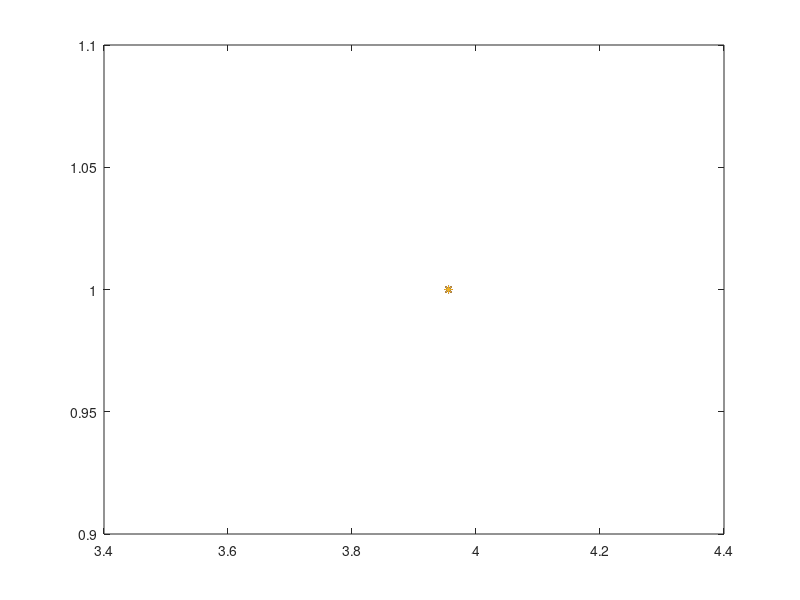

Write MATLAB code to recreate this figure. (Note: this script raises an error after producing the figure.)
function result = figure3()
generations = 10;
N = 1000; % total number of elements used in paper 1000 using 10 for testing
K = 100; % Carrying capacity

%% Global Coupling Strengths used in Walker Paper %%
e1 = 0.0; %% magenta
e2 = 0.075; %%red
e3 = 0.1; %%blue
e4 = 0.2; %% orange
e5 = 0.25; %% aqua
e6 = 0.3; %% dark green
e7 = 0.3; %% stars
e8 = 0.4; %% black

%% Generate a matrix with elements in rows, and time steps in columns
ModelSystemOutputs = zeros(N,generations);
Y = zeros(N,generations);
%%initialize the system by setting each element at timestep 0 to be 1 %
for a = 1:N
    ModelSystemOutputs(a,1) = 1;
end

for i = 1: generations
    for j = 1: N %% 1 to the total number of elements
        
   
      
      %%Calculate the Local Dynamics by calling equation #2 %% 
      %% this equation depends on equation 1 %%
      LD = LD(i,K);
      
     %%Populate matrix Y with random R variables in rows and, time steps%%
     %% in columns %%
      Y(j,i) = LD;
      
      %%Use equation 4 to determine meanfield for matrix Y %%
      %% This equation depends on equation 2 %%
      MF = IMF(Y,N);
      
      
      %% use equation 1 to calculate output of model system %%
      MS = MS(e1,LD,MF);
        
      
      plot(MS,i ,'*');
       plot(MS2,i ,'+');
     
      
         
    end  
end

end

%% Equation #1 %%
function  ModelSystem = MS(E,LD,MF)
   ModelSystem = ((1 - E) * LD) + (E * MF);
end

%% Local Dynamics of each element Equation #2 %%
function LocalDynamics = LD(generation,K)
    minVal = 3.9;
    maxVal = 4.0;
    r = rand(1) * (maxVal - minVal) + minVal;
LocalDynamics = (r * generation)  * (1 - (generation/K));
end

%% Calculate Global Coupling Strenghth Equation #4 %%
%% X represents the populated matrix %%
function InstaneousMeanField = IMF(X,N)
InstaneousMeanField = sum(X/N);
end



